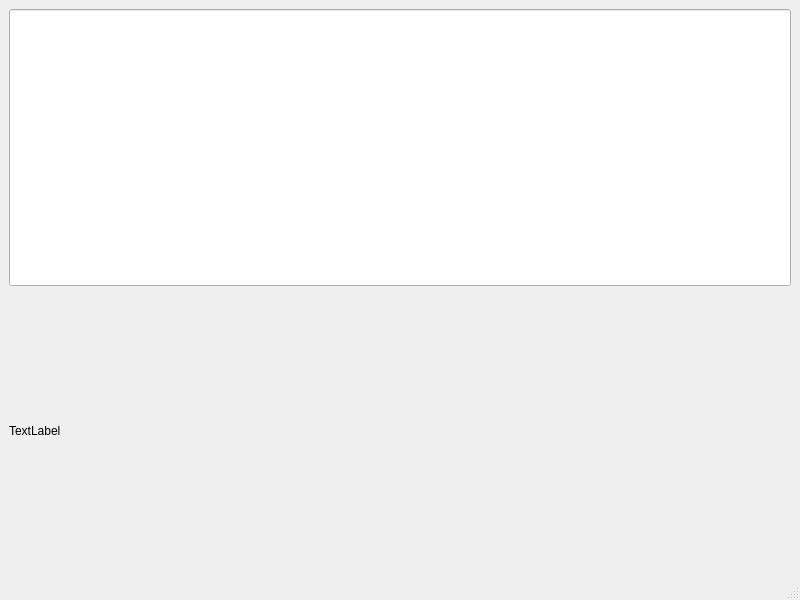
<?xml version="1.0" encoding="UTF-8"?>
<ui version="4.0">
 <class>MainWindow</class>
 <widget class="QMainWindow" name="MainWindow">
  <property name="geometry">
   <rect>
    <x>0</x>
    <y>0</y>
    <width>800</width>
    <height>600</height>
   </rect>
  </property>
  <property name="windowTitle">
   <string>MainWindow</string>
  </property>
  <widget class="QWidget" name="centralwidget">
   <layout class="QVBoxLayout" name="verticalLayout">
    <item>
     <widget class="QLineEdit" name="lineEdit">
      <property name="sizePolicy">
       <sizepolicy hsizetype="Expanding" vsizetype="Expanding">
        <horstretch>0</horstretch>
        <verstretch>0</verstretch>
       </sizepolicy>
      </property>
     </widget>
    </item>
    <item>
     <widget class="QLabel" name="label">
      <property name="sizePolicy">
       <sizepolicy hsizetype="Preferred" vsizetype="Expanding">
        <horstretch>0</horstretch>
        <verstretch>0</verstretch>
       </sizepolicy>
      </property>
      <property name="text">
       <string>TextLabel</string>
      </property>
     </widget>
    </item>
   </layout>
  </widget>
  <widget class="QMenuBar" name="menubar">
   <property name="geometry">
    <rect>
     <x>0</x>
     <y>0</y>
     <width>800</width>
     <height>19</height>
    </rect>
   </property>
  </widget>
  <widget class="QStatusBar" name="statusbar"/>
 </widget>
 <resources/>
 <connections/>
</ui>
